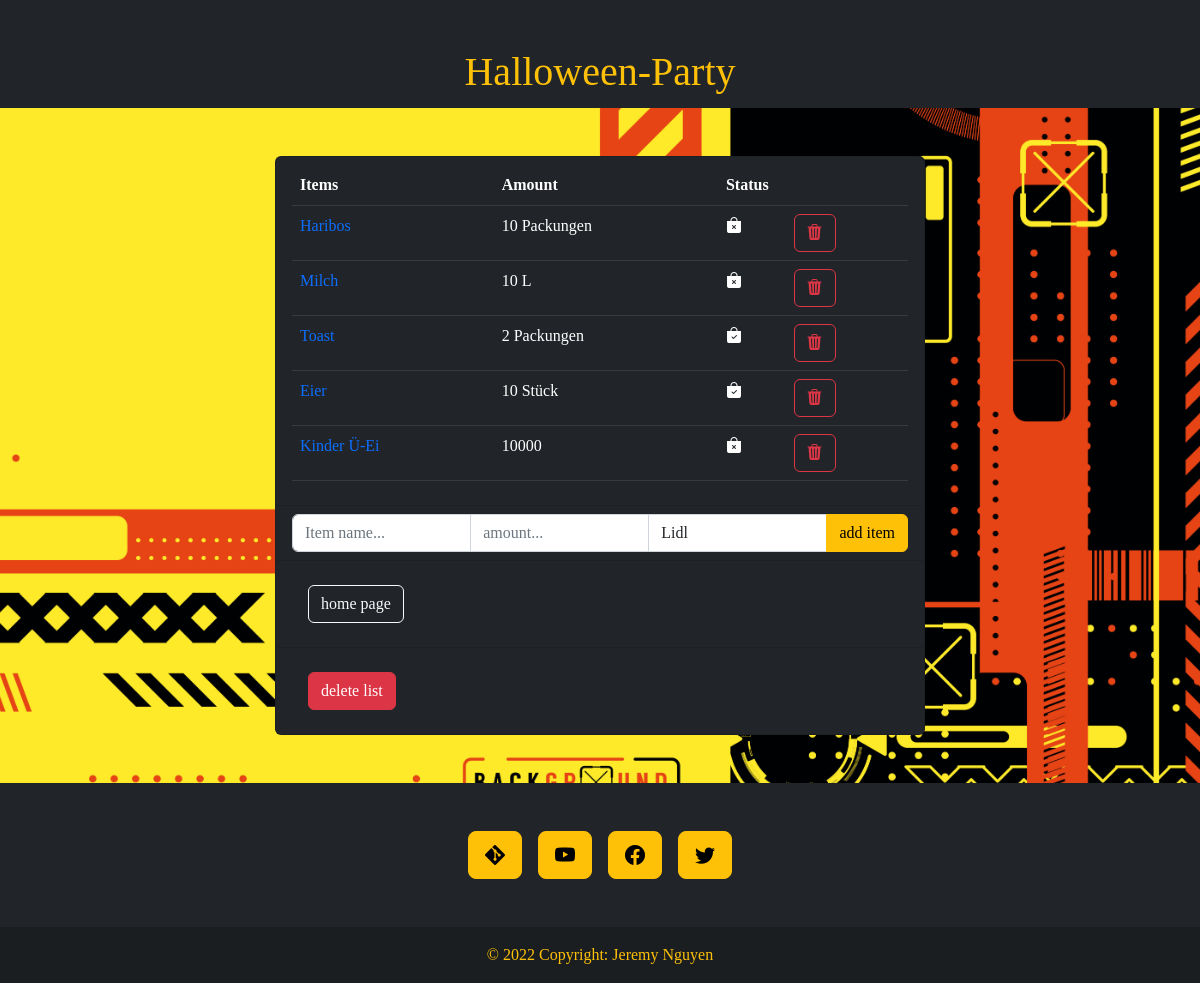
The app's page /shopping_list/detail_list/3 with its own data.
### shopping_list/models.py (models this page shows, shortened)
class List(models.Model):
    name = models.CharField(max_length=200)

class Item(models.Model):
    name = models.CharField(max_length=100)
    amount = models.CharField(max_length=100)
    status = models.BooleanField(default=False)
    shop = models.ForeignKey(to="Shop", on_delete=models.SET_NULL, null=True)
    list = models.ForeignKey(to="List", on_delete=models.CASCADE)

### shopping_list/views.py (the view)
# urls.py: path('detail_list/<int:list_id>', views.detail_list, name='detail_list'),
def detail_list(request,list_id):
    context = {}
    context["list"] = get_object_or_404(List, pk=list_id)
    context["items"] = Item.objects.filter(list=list_id)
    context["shops"] = Shop.objects.all() # Wird für die add_item shop selection benötigt
    return render(request, 'shopping_list/detail_list.html', context)

### shopping_list/templates/shopping_list/detail_list.html (shortened to what this page needs)
{% extends 'shopping_list/base.html' %}
{% load static %}
{% block content %}
<div class="container-fluid pt-5 pb-1 bg-dark text-warning text-center mb-5">
    <h1>{{list.name}}</h1>
</div>
<div class="d-flex justify-content-center">
    <div class="list-group" style="width: 650px;">
        <div class="list-group-item bg-dark">
            <table class="table table-dark table-hover">
                <tr>
                    <th>Items</th>
                    <th>Amount</th>
                    <th colspan="2">Status</th>
                </tr>
                {% if items %}
                {% for item in items %}
                <tr>
                    <td>
                        <a class="text-decoration-none" href="">{{item.name}}</a>
                    </td>
                    <td>{{item.amount}}</td>
                    {% if item.status == False %}
                    <td><i class="bi bi-bag-x-fill"></i></td>
                    {% else %}
                    <td><i class="bi bi-bag-check-fill"></i></i></td>
                    {% endif %}
                    <td><a class="btn btn-outline-danger"
                            href="{% url 'shopping_list:delete_item' item.id list.id %}"><i
                                class="bi bi-trash3-fill"></i></a></td>
                </tr>
                {% endfor %}
                {% else %}
                <tr>
                    <td colspan="3">
                        no items in this list...
                    </td>
                </tr>
                {% endif %}
            </table>
        </div>
        <div class="list-group-item bg-dark">
            <form action="{% url 'shopping_list:add_item' list.id%}" method="POST">
                <div class="input-group">
                    <input class="form-control" type="text" name="item_name" placeholder="Item name...">
                    <input class="form-control" type="text" name="item_amount" placeholder="amount...">
                    <select class="form-control" name="shop">
                        {% for shop in shops %}
                        <option value="{{shop.id}}">{{shop.name}}</option>
                        {% endfor %}
                    </select>
                    <input class="btn btn-warning ml-1" type="submit" value="add item">
                </div>
            </form>
        </div>
        <div class="list-group-item bg-dark">
            <div>
                <a href="{% url 'shopping_list:index' %}" class="btn btn-outline-light m-3">home page</a>
            </div>
        </div>
        <div class="list-group-item bg-dark">
            <div>
                <a href="{% url 'shopping_list:delete_list' list.id%}" class="btn btn-danger m-3">delete list</a>
            </div>
        </div>
    </div>
</div>
{% include 'shopping_list/footer.html' %}
{% endblock %}

### shopping_list/static/shopping_list/override.css (style rules this page uses)
body { background-image: url('shopping_list.jpg'); background-size:cover; background-position: center; background-attachment: fixed; background-repeat: no-repeat; font-family: Audiowide, 'Times New Roman', Times, serif; }

### records on screen
List: name "Halloween-Party"
Item: name "Haribos", amount "10 Packungen", status False (drawn)
Item: name "Milch", amount "10 L", status False (drawn)
Item: name "Toast", amount "2 Packungen", status True (drawn)
Item: name "Eier", amount "10 Stück", status True (drawn)
Item: name "Kinder Ü-Ei", amount "10000", status False (drawn)

### other values on screen
form field shop "Lidl"
